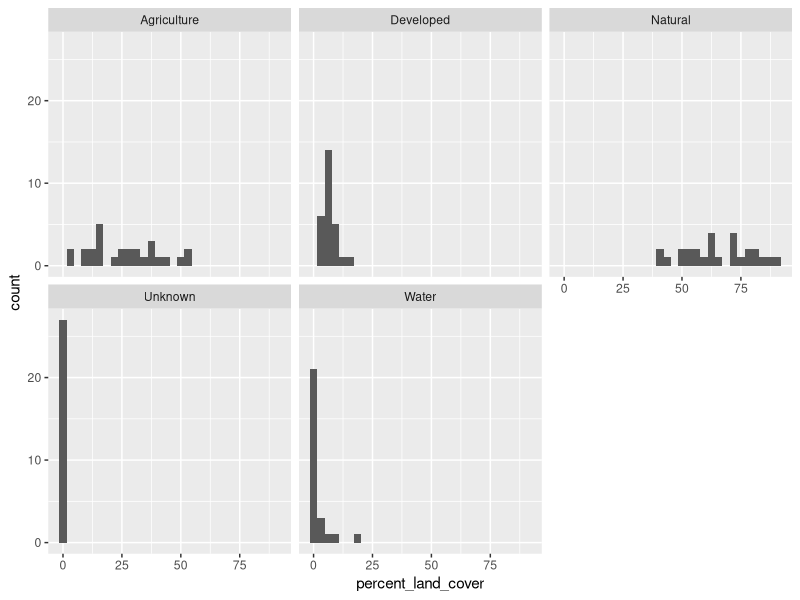

Write the R code that produced this figure.

library(tidyverse)
library(dplyr)
library(ggplot2)

Land_Cover = read.csv("buffer_landscape.csv")
crops_codes = read.csv("crop_codes.csv")
Land_Cover2 = Land_Cover %>%
  select(-c("fid","Beekeeper.ID","Operation.Scale", "Apiary.1.Address", "Apiary.1.City", "Apiary.1.State", 
            "Apiary.1.ZIP", "Apiary.1.County", "Apiary.Address", "Before.Tech.Sampling", 
            "After.Tech.Sampling"))
View(Land_Cover2)

## We want to clean up this code - calculate total area in the buffer 
# around each site (RowSums), and reclassify land cover types from "CDL_1" to "corn"

Land_Cover_Cleaned = Land_Cover2 %>%
  mutate(total_area = rowSums(Land_Cover2[,4:44])) %>%
  mutate(across(CDL_1:CDL_242)/total_area)
  
Land_Cover_Cleaned_longer = pivot_longer(Land_Cover_Cleaned, cols = CDL_1:CDL_242, 
                                         names_to = 'Crop_Code', values_to = 'Value') %>%
  mutate(Value = Value*100) %>%
  left_join(crops_codes, by="Crop_Code")

aggregate_values = Land_Cover_Cleaned_longer %>% 
  #filter(Prelim_Agg_Land_Class==c('Agriculture','Developed','Natural')) %>%
  group_by(Apiary.1.Name, Prelim_Agg_Land_Class) %>%
  summarize(percent_land_cover = sum(Value)) 

ggplot(data = aggregate_values)+
  geom_histogram(mapping = aes(x = percent_land_cover))+
  facet_wrap(~Prelim_Agg_Land_Class)


# Made a ggplot
#aggregate_values %>%
#ggplot(aes(x=Apiary.1.Name, y=percent_land_cover, fill=Prelim_Agg_Land_Class))+
  #geom_bar(stat="identity", width = 0.5, position="dodge")+
  #theme_light()+
  #theme(axis.text.x = element_text(angle=75, size=12, hjust=1))+
  #facet_wrap(~Prelim_Agg_Land_Class)
